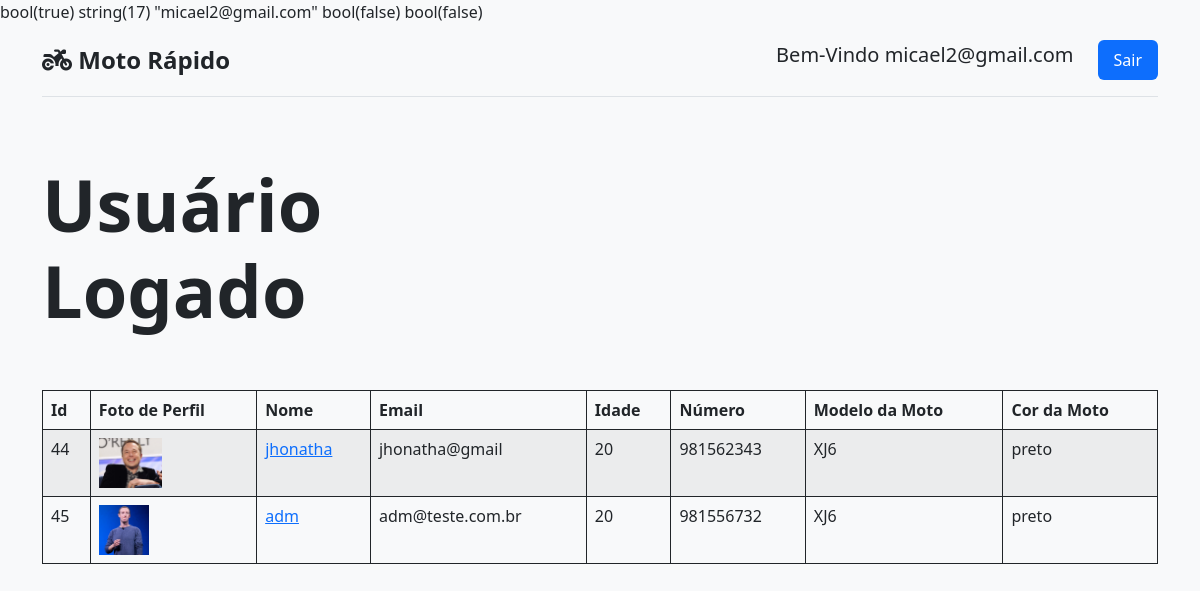
The page /?pagina=1 (signed in) on the database its author committed.
### tables this page shows
CREATE TABLE `prestador` (
  `id` int(11) NOT NULL,
  `email` varchar(100) NOT NULL,
  `senha` varchar(100) NOT NULL,
  `nome` varchar(100) NOT NULL,
  `idade` int(11) NOT NULL,
  `telefone` int(9) NOT NULL,
  `cor` varchar(100) NOT NULL,
  `placa` varchar(100) NOT NULL,
  `modelo` varchar(100) NOT NULL,
  `chassi` varchar(100) NOT NULL,
  `data` datetime NOT NULL DEFAULT current_timestamp(),
  `id_imagem` int(11) DEFAULT NULL
);

CREATE TABLE `arquivos` (
  `id` int(11) NOT NULL,
  `nome` varchar(100) NOT NULL,
  `path` varchar(100) NOT NULL,
  `data_upload` datetime NOT NULL DEFAULT current_timestamp()
);

### model/prestador.php (called while the page is built, shortened)
<?php
class Prestador extends Upload
{
    public function listarJoin(){
        $pdo = Database::conexao();
        $sql = "SELECT prestador.nome, prestador.email, prestador.idade, prestador.telefone, prestador.cor, prestador.placa, prestador.modelo, arquivos.id, arquivos.path FROM prestador JOIN arquivos ON arquivos.id = prestador.id_imagem";
        $stmt = $pdo->prepare($sql);
        $stmt->execute();
        return $stmt->fetchAll(PDO::FETCH_ASSOC);
    }
}

### controller/usuario_controller.php (called while the page is built, shortened)
<?php
$prestadorObj = new Prestador(null, null, null, null, null, null, null, null, null);
$listaPrestador = $prestadorObj->listarJoin();

### view/view_usuarioLogado.php (the view, shortened to what this page needs)
<!DOCTYPE html>
<html lang="pt-br">
<head>
    <link rel="stylesheet" href="assets/css/style.css">
    <link href="https://cdn.jsdelivr.net/npm/bootstrap@5.2.0-beta1/dist/css/bootstrap.min.css" rel="stylesheet">
    <link rel="stylesheet" href="https://cdn.jsdelivr.net/npm/bootstrap-icons@1.8.3/font/bootstrap-icons.css">
</head>
<body class="bg-light" data-bs-spy="scroll" data-bs-target="#menu">
    <div class="container">
        <header class="sticky-top bg-light d-flex flex-wrap justify-content-center py-3 mb-5 border-bottom">
            <a href="/" class="d-flex align-items-center mb-3 mb-md-0 me-md-auto text-dark text-decoration-none">
              <span class="fs-4 fw-bold"><i class="fa-solid fa-motorcycle"></i> Moto Rápido</span>
            </a>
            <ul id="menu" class="nav nav-pills">
                <span class="fs-5 pe-4">Bem-Vindo <?=$_SESSION["usuarioName"]?> </span>
                <li class="nav-item"><a href="logoff.php" class="nav-link active" >Sair</a></li>
            </ul>
        </header>
        <section id="home" class="mb-5">
            <div class="row text-center text-md-start">
                <div class="col-md-6 mt-3">
                    <h1 class="display-2 fw-bold">Usuário Logado</h1>
                </div>
                <div class="col-md-6">
                </div>
            </div>
        </section>
        <table class="table table-bordered border-dark table-striped" cellpadding="10">
                <thead>
                    <th>Id</th>
                    <th>Foto de Perfil</th>
                    <th>Nome</th>
                    <th>Email</th>
                    <th>Idade</th>
                    <th>Número</th>
                    <th>Modelo da Moto</th>
                    <th>Cor da Moto</th>
                </thead>
                <tbody>
                    <?php
                    foreach($listaPrestador as $list):
                    ?>
                    <tr>
                        <td><?= $list['id']; ?></td>
                        <td><img height="50" src="<?= $list['path']; ?>" alt="perfil"></td>
                        <td><a target="_blank" href="<?= $list['path']; ?>"><?= $list['nome']; ?></a></td>
                        <td><?= $list['email']; ?></td>
                        <td><?= $list['idade']; ?></td>
                        <td><?= $list['telefone']; ?></td>
                        <td><?= $list['modelo']; ?></td>
                        <td><?= $list['cor']; ?></td>
                    </tr>
                    <?php
                    endforeach;
                    ?>
            </tbody>
            </table>
    </div>
</body>
</html>

### index.php (shortened to what this page needs)
<?php
var_dump($_SESSION["usuarioLogado"]);
var_dump($_SESSION["usuarioName"]);
var_dump($_SESSION["prestadorLogado"]);
var_dump($_SESSION["prestadorName"]);
$pagina = ($_SERVER["REQUEST_METHOD"] == "GET" && !empty( $_GET['pagina']) ) ? $_GET['pagina'] : 999 ;
if($pagina === '1'){
    include_once 'model/prestador.php';
    include_once 'controller/usuario_controller.php';
    include_once 'view/view_usuarioLogado.php';
}else if($pagina === '2'){
    include_once 'model/conexao.php';
    include_once 'model/usuario.php';
    include_once "view/template/topo.php";
    include_once 'view/view_cadastro_usuario.php';
    include_once "view/template/rodape.php";
}else if($pagina === '3'){
    include_once 'model/conexao.php';
    include_once 'model/prestador.php';
    include_once 'model/upload.php';
    include_once 'controller/prestador_controller.php';
    include_once 'view/view_prestadorLogado.php';
}else if($pagina === '4'){
    include_once 'model/conexao.php';
    include_once 'model/usuario.php';
    include_once 'controller/usuario_controller.php';
    include_once "view/template/topo.php";
    include_once "view/view_editar_usuario.php";
    include_once "view/template/rodape.php";
} else if($pagina === '5'){
    include_once 'model/conexao.php';
    include_once 'model/usuario.php';
    include_once 'controller/usuario_controller.php';
} else if($pagina === '6'){
    include_once 'model/conexao.php';
    include_once 'model/usuario.php';
    include_once 'controller/usuario_controller.php';
    include_once "view/template/topo.php";
    include_once 'view/view_lista_usuario.php';
    include_once "view/template/rodape.php";
}
else{
    include_once 'view/view_main-page.php';
}

### rows shown on the page
prestador: id_imagem "44", id_imagem.path (picture), nome "jhonatha", email "jhonatha@gmail", idade "20", telefone "981562343", modelo "XJ6", cor "preto"
prestador: id_imagem "45", id_imagem.path (picture), nome "adm", email "adm@teste.com.br", idade "20", telefone "981556732", modelo "XJ6", cor "preto"

### other values the page prints
$_SESSION["usuarioName"] "micael2@gmail.com"
